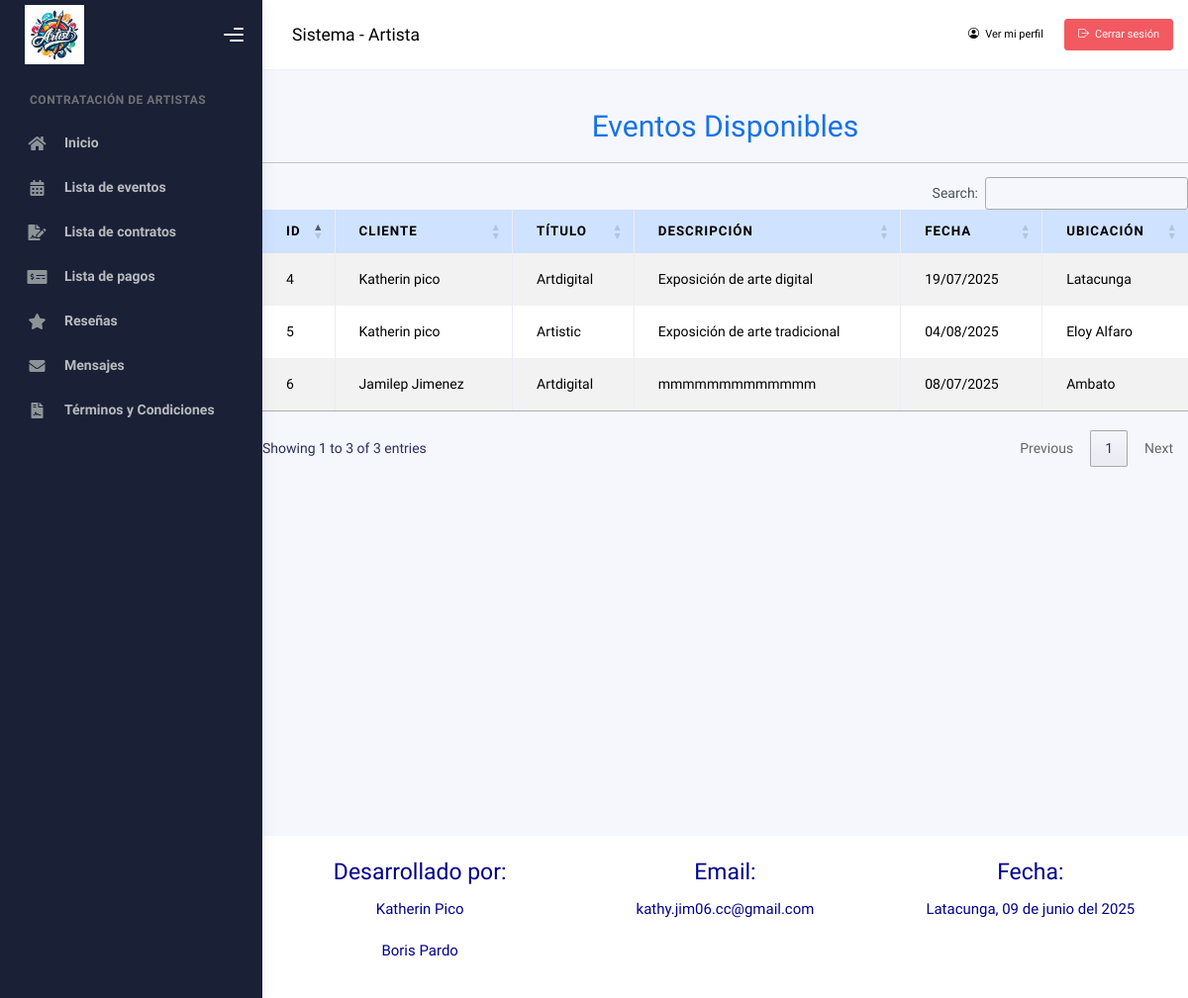
/artista/eventos/ (signed in), run on an earlier commit of the app's database.
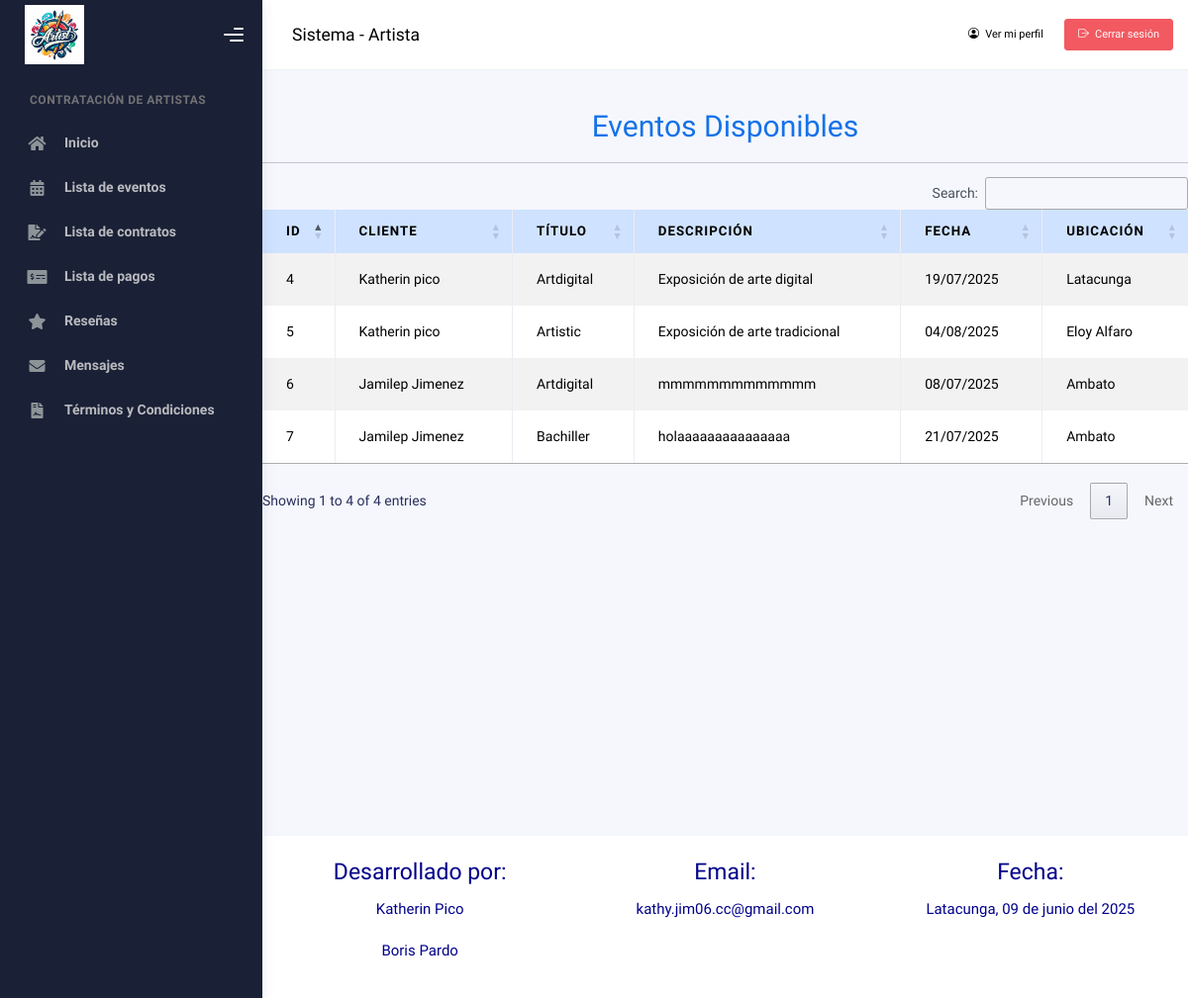
And on a later commit of the database.
### Aplicaciones/gestionContratos/models.py (models this page shows, shortened)
class Evento(models.Model):
    cliente = models.ForeignKey(Usuario, on_delete=models.CASCADE, limit_choices_to={'rol': 'Cliente'})
    titulo = models.CharField(max_length=100)
    descripcion = models.TextField()
    fecha = models.DateField()
    ubicacion = models.CharField(max_length=200)
    class Meta:
        ordering = ['fecha']

class Usuario(AbstractUser):
    telefono = models.CharField(max_length=10)
    direccion = models.TextField()
    rol = models.CharField(max_length=20, choices=ROL_CHOICES, default='Cliente')
    verificado = models.BooleanField(default=False)
    bloqueado = models.BooleanField(default=False)
    foto_perfil = models.ImageField(upload_to='usuarios/perfil/', null=True, blank=True)
    portafolio_pdf = models.FileField(upload_to='usuarios/portafolios/', null=True, blank=True)
    facebook_url = models.URLField(max_length=200, null=True, blank=True)
    x_url = models.URLField("X (Twitter)", max_length=200, null=True, blank=True)
    web_url = models.URLField("Página web", max_length=200, null=True, blank=True)
    groups = models.ManyToManyField(
        Group,
        related_name='usuarios',
        blank=True,
        help_text='Grupos a los que pertenece el usuario.',
        verbose_name='grupos',
    )
    user_permissions = models.ManyToManyField(
        Permission,
        related_name='usuarios_permisos',
        blank=True,
        help_text='Permisos específicos para el usuario.',
        verbose_name='permisos de usuario',
    )

### Aplicaciones/gestionContratos/views.py (the view)
# urls.py: path('artista/eventos/', views.eventos_artista, name='eventos_artista'),
def eventos_artista(request):
    usuario_id = request.session.get('usuario_id')
    if not usuario_id:
        return redirect('login')
    usuario = Usuario.objects.get(id=usuario_id)
    if usuario.rol != 'Artista':
        messages.error(request, "No tienes permisos para acceder a esta sección.")
        return redirect('dashboard_artista')
    eventos = Evento.objects.all()
    return render(request, 'artista/eventos/lista_eventos.html', {'eventos': eventos})

### Aplicaciones/gestionContratos/templates/artista/eventos/lista_eventos.html (shortened to what this page needs)
{% extends 'artista/plantilla.html' %}
{% load static %}
{% block contenido %}
<br><br><br>
<div class="container mt-5">
    <h1 class="text-center text-primary">Eventos Disponibles</h1>
    <hr>
    <table class="table table-bordered table-striped table-hover" id="tbl_evento">
        <thead class="table-primary">
            <tr>
                <th>ID</th>
                <th>CLIENTE</th>
                <th>TÍTULO</th>
                <th>DESCRIPCIÓN</th>
                <th>FECHA</th>
                <th>UBICACIÓN</th>
            </tr>
        </thead>
        <tbody>
            {% for evento in eventos %}
            <tr>
                <td>{{ evento.id }}</td>
                <td>{{ evento.cliente.first_name }} {{ evento.cliente.last_name }}</td>
                <td>{{ evento.titulo }}</td>
                <td>{{ evento.descripcion|truncatechars:40 }}</td>
                <td>{{ evento.fecha|date:"d/m/Y" }}</td>
                <td>{{ evento.ubicacion }}</td>
            </tr>
            {% empty %}
            <tr>
                <td colspan="5" class="text-center">No hay eventos disponibles.</td>
            </tr>
            {% endfor %}
        </tbody>
    </table>
</div>
<br><br><br>
{% endblock %}

What changed in the data, as far as the page shows it:
added Evento: id "7", cliente.first_name "Jamilep", cliente.last_name "Jimenez", titulo "Bachiller", descripcion "holaaaaaaaaaaaaaaa", fecha "21/07/2025", ubicacion "Ambato"
Also different on the page:
text written by a page script: "Search: Showing 1 to 3 of 3 entries Previous 1 Next" → "Search: Showing 1 to 4 of 4 entries Previous 1 Next"
